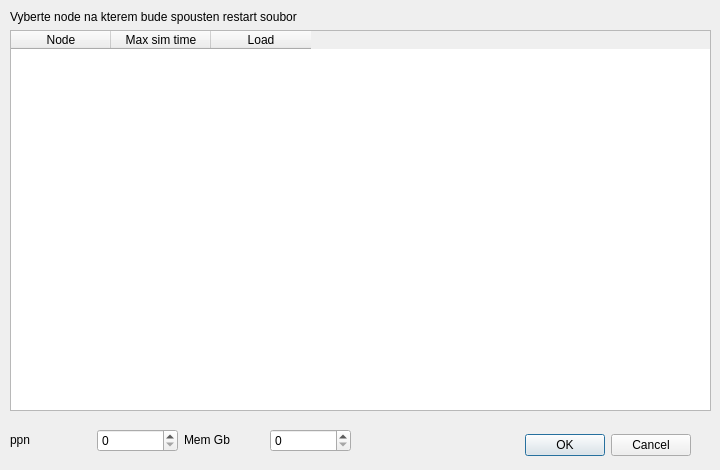
<?xml version="1.0" encoding="UTF-8"?>
<ui version="4.0">
 <class>Dialog</class>
 <widget class="QDialog" name="Dialog">
  <property name="geometry">
   <rect>
    <x>0</x>
    <y>0</y>
    <width>720</width>
    <height>470</height>
   </rect>
  </property>
  <property name="windowTitle">
   <string>Dialog</string>
  </property>
  <widget class="QDialogButtonBox" name="buttonBox">
   <property name="geometry">
    <rect>
     <x>420</x>
     <y>430</y>
     <width>271</width>
     <height>31</height>
    </rect>
   </property>
   <property name="sizePolicy">
    <sizepolicy hsizetype="Expanding" vsizetype="Minimum">
     <horstretch>0</horstretch>
     <verstretch>0</verstretch>
    </sizepolicy>
   </property>
   <property name="orientation">
    <enum>Qt::Horizontal</enum>
   </property>
   <property name="standardButtons">
    <set>QDialogButtonBox::Cancel|QDialogButtonBox::Ok</set>
   </property>
  </widget>
  <widget class="QWidget" name="verticalLayoutWidget">
   <property name="geometry">
    <rect>
     <x>10</x>
     <y>10</y>
     <width>701</width>
     <height>401</height>
    </rect>
   </property>
   <layout class="QVBoxLayout" name="verticalLayout">
    <property name="sizeConstraint">
     <enum>QLayout::SetMinimumSize</enum>
    </property>
    <item>
     <widget class="QLabel" name="label">
      <property name="text">
       <string>Vyberte node na kterem bude spousten restart soubor</string>
      </property>
     </widget>
    </item>
    <item>
     <widget class="QTableWidget" name="tableNodes">
      <property name="sizeAdjustPolicy">
       <enum>QAbstractScrollArea::AdjustIgnored</enum>
      </property>
      <attribute name="horizontalHeaderCascadingSectionResizes">
       <bool>false</bool>
      </attribute>
      <attribute name="horizontalHeaderShowSortIndicator" stdset="0">
       <bool>false</bool>
      </attribute>
      <attribute name="horizontalHeaderStretchLastSection">
       <bool>false</bool>
      </attribute>
      <attribute name="verticalHeaderCascadingSectionResizes">
       <bool>false</bool>
      </attribute>
      <attribute name="verticalHeaderShowSortIndicator" stdset="0">
       <bool>false</bool>
      </attribute>
      <attribute name="verticalHeaderStretchLastSection">
       <bool>false</bool>
      </attribute>
      <column>
       <property name="text">
        <string>Node</string>
       </property>
      </column>
      <column>
       <property name="text">
        <string>Max sim time</string>
       </property>
      </column>
      <column>
       <property name="text">
        <string>Load</string>
       </property>
      </column>
     </widget>
    </item>
   </layout>
  </widget>
  <widget class="QWidget" name="horizontalLayoutWidget">
   <property name="geometry">
    <rect>
     <x>10</x>
     <y>420</y>
     <width>341</width>
     <height>41</height>
    </rect>
   </property>
   <layout class="QHBoxLayout" name="horizontalLayout">
    <item>
     <widget class="QLabel" name="label_2">
      <property name="sizePolicy">
       <sizepolicy hsizetype="Preferred" vsizetype="Fixed">
        <horstretch>0</horstretch>
        <verstretch>0</verstretch>
       </sizepolicy>
      </property>
      <property name="text">
       <string>ppn</string>
      </property>
     </widget>
    </item>
    <item>
     <widget class="QSpinBox" name="spinPpn"/>
    </item>
    <item>
     <widget class="QLabel" name="label_3">
      <property name="sizePolicy">
       <sizepolicy hsizetype="Preferred" vsizetype="Fixed">
        <horstretch>0</horstretch>
        <verstretch>0</verstretch>
       </sizepolicy>
      </property>
      <property name="text">
       <string>Mem Gb</string>
      </property>
     </widget>
    </item>
    <item>
     <widget class="QSpinBox" name="spinMemGb"/>
    </item>
   </layout>
  </widget>
 </widget>
 <resources/>
 <connections>
  <connection>
   <sender>buttonBox</sender>
   <signal>accepted()</signal>
   <receiver>Dialog</receiver>
   <slot>accept()</slot>
   <hints>
    <hint type="sourcelabel">
     <x>248</x>
     <y>254</y>
    </hint>
    <hint type="destinationlabel">
     <x>157</x>
     <y>274</y>
    </hint>
   </hints>
  </connection>
  <connection>
   <sender>buttonBox</sender>
   <signal>rejected()</signal>
   <receiver>Dialog</receiver>
   <slot>reject()</slot>
   <hints>
    <hint type="sourcelabel">
     <x>316</x>
     <y>260</y>
    </hint>
    <hint type="destinationlabel">
     <x>286</x>
     <y>274</y>
    </hint>
   </hints>
  </connection>
 </connections>
</ui>
